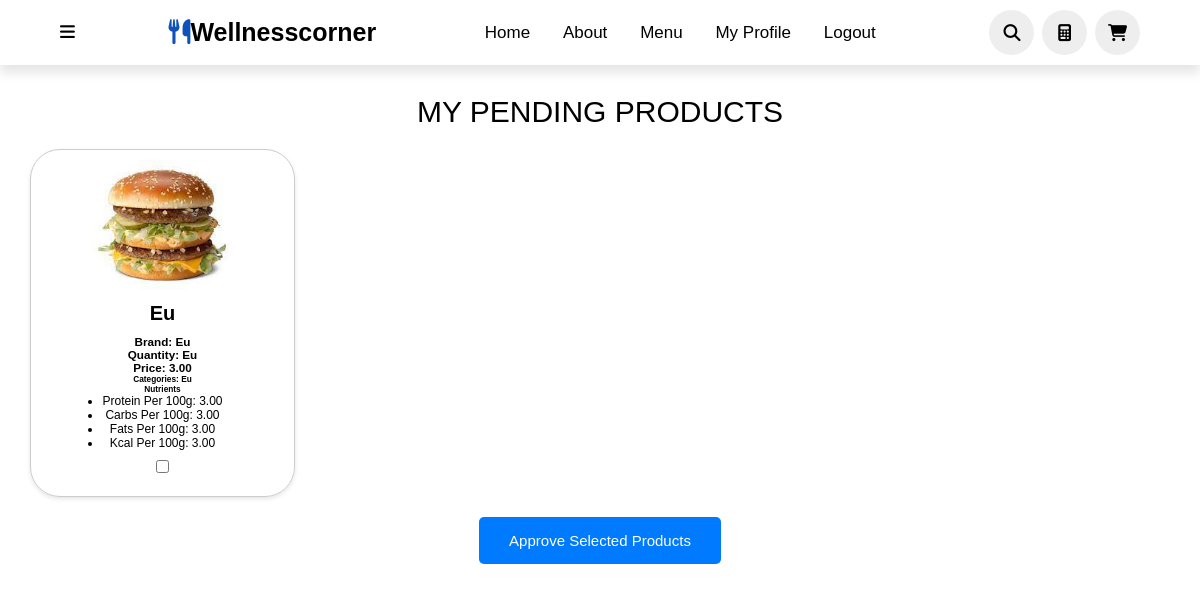
The app's page /pending-products/, older data.
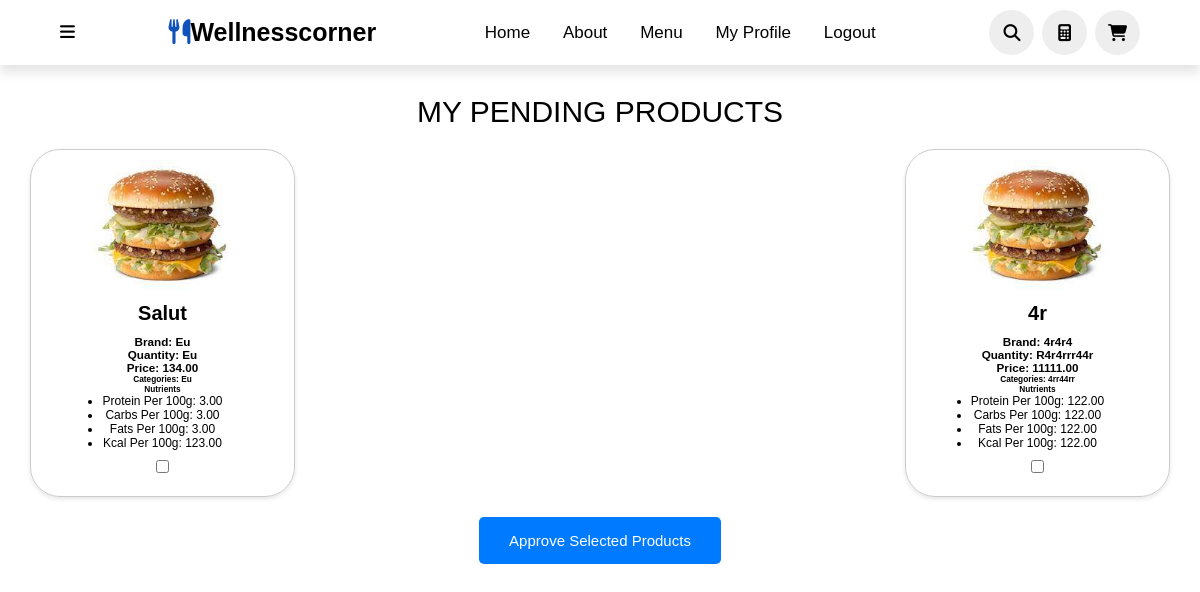
The same page, newer data.
### WellnessCorner/models.py (models this page shows, shortened)
class PendingProduct(models.Model):
    PRODUCT_TYPES = (
        ('None', 'None'),
        ('lactate', 'Lactate'),
        ('carne', 'Carne'),
        ('legume', 'Legume'),
        ('fructe', 'Fructe'),
    )
    user = models.ForeignKey(settings.AUTH_USER_MODEL, on_delete=models.CASCADE, null=True, blank=True)
    product_name = models.CharField(max_length=100)
    brands = models.CharField(max_length=100)
    quantity = models.CharField(max_length=50)
    categories = models.CharField(max_length=200)
    image = models.ImageField(upload_to='pending_product_images/', null=True, blank=True)
    protein_per_100g = models.DecimalField(max_digits=10, decimal_places=2, null=True, blank=True)
    carbs_per_100g = models.DecimalField(max_digits=10, decimal_places=2, null=True, blank=True)
    fats_per_100g = models.DecimalField(max_digits=10, decimal_places=2, null=True, blank=True)
    kcal_per_100g = models.DecimalField(max_digits=10, decimal_places=2, null=True, blank=True)
    price = models.DecimalField(max_digits=10, decimal_places=2, null=True, blank=True)
    product_type = models.CharField(max_length=20, choices=PRODUCT_TYPES, default='None')
    allergies = models.TextField(null=True, blank=True)
    user_rating = models.DecimalField(max_digits=3, decimal_places=1, null=True, blank=True)
    approved = models.BooleanField(default=False)

### WellnessCorner/views.py (the view)
# urls.py: path('pending-products/', views.pending_products, name='pending_products'),
def pending_products(request):
    pending_products = PendingProduct.objects.all()  # Query all pending products
    return render(request, 'pending_products.html', {'pending_products': pending_products})

### templates/pending_products.html (shortened to what this page needs)
{% load static %}
<!DOCTYPE html>
<html lang="en">
<head>
    <link rel="stylesheet" href="{% static 'my-products.css' %}">
</head>
<body>
    <header>
        <div class="more">
            <i class="fa-solid fa-bars" onclick="toggleBar()"></i>
        </div>
        <a href="#" class="logo"><i class="fas fa-utensils"></i>Wellnesscorner</a>
        <nav class="navbar">
            <a href="{% url 'index' %}">Home</a>
            <a href="#about">about</a>
            <a href="#menu">menu</a>
            <a href="{% url 'myaccount' %}">My Profile</a>
            <a href="{% url 'logout' %}">Logout</a>
        </nav>
        <div class="icons">
            <i class="fas fa-search" id="search-icon" onclick="toggleSearch()"></i>
            <a href="{% url 'calculator' %}" class="fa-solid fa-calculator"></a>
            <a href="{% url 'basket_page' %}" class="fas fa-shopping-cart"></a>
        </div>
    </header>
    {% if pending_products %}
        <div style="padding-top:30px" class="heading">My Pending Products</div>
        <form method="post">
        <div class="products-container">
            {% for product in pending_products %}
                <div class="product">
                    <div class="top">
                    {% if product.image %}
                        <img src="{{ product.image.url }}" alt="{{ product.product_name }}" class="product-image">
                    {% endif %}
                    </div>
                    <div class="middle">
                        <h1>{{ product.product_name }}</h1>
                    </div>
                    <div class="bottom">
                        <h3>Brand: {{ product.brands|truncatewords:15 }}</h3>
                        <h3>Quantity: {{ product.quantity }}</h3>
                        <h3>Price: {{ product.price }}</h3>
                        <h5>Categories: {{ product.categories }}</h5>
                        <h5>Nutrients</h5>
                        <ul>
                            <li>Protein per 100g: {{ product.protein_per_100g }}</li>
                            <li>Carbs per 100g: {{ product.carbs_per_100g }}</li>
                            <li>Fats per 100g: {{ product.fats_per_100g }}</li>
                            <li>Kcal per 100g: {{ product.kcal_per_100g }}</li>
                        </ul>
                        <div class="product-button">
                            <input type="checkbox" id="product_{{ product.id }}" name="approved_products" value="{{ product.id }}">
                        </div>
                    </div>
                </div>
            {% endfor %}
        </div>
        <button class="approve" type="submit">Approve Selected Products</button>
    </form>
    {% else %}
        <div style="padding-top:30px" class="heading">No Pending Products Found</div>
    {% endif %}
</body>
</html>

Row changes from the older to the newer data that the page shows:
changed PendingProduct "Eu": product_name "Eu" → "Salut"; price "3.00" → "134.00"; kcal_per_100g "3.00" → "123.00"
added PendingProduct: image (picture), product_name "4r", brands "4r4r4", quantity "R4r4rrr44r", price "11111.00", categories "4rr44rr", protein_per_100g "122.00", carbs_per_100g "122.00", fats_per_100g "122.00", kcal_per_100g "122.00"
